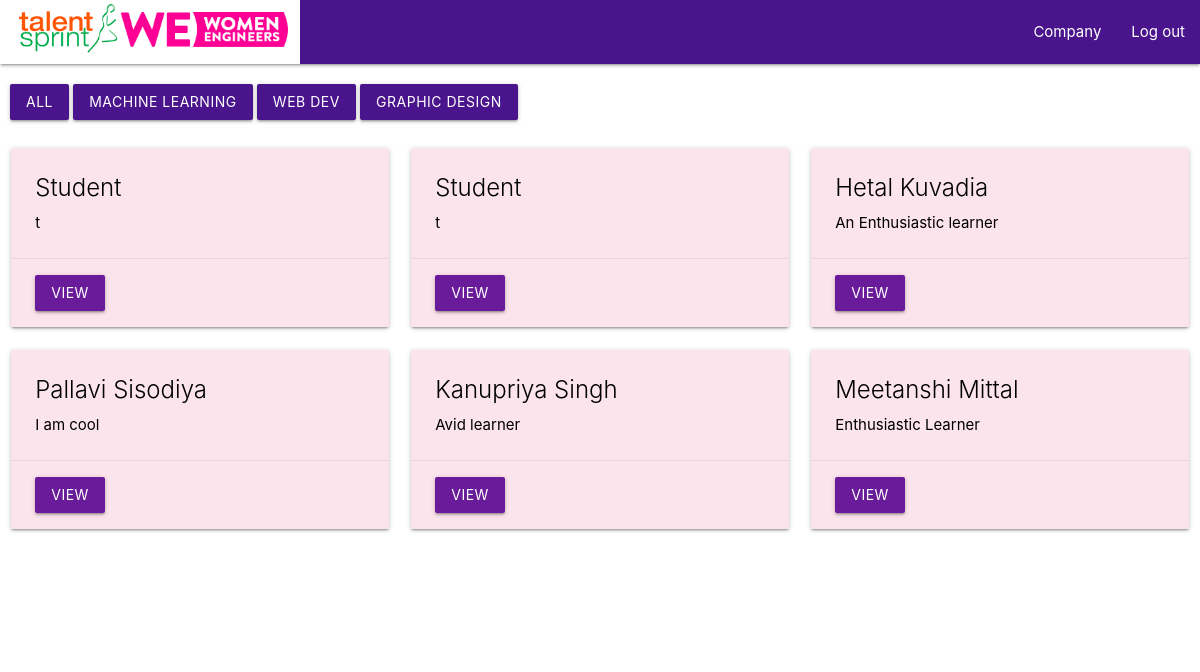
/company_dashboard/ (signed in), run on the app's committed database.
### we_app/models.py (models this page shows)
class Student_profile(models.Model):
    full_name = models.CharField(max_length = 100,default = 'Student')
    email_id = models.CharField(max_length = 100,default = 'NA')
    about = models.CharField(max_length = 500)
    qualification = models.CharField(max_length = 50)
    tag_line = models.CharField(max_length = 200, default = qualification)
    resume = models.FileField(null = True, blank = True)
    first_interest = models.CharField(max_length = 50 , default = None)
    second_interest = models.CharField(max_length = 50, default = None)
    third_interest = models.CharField(max_length = 50, default = None)
    fourth_interest = models.CharField(max_length = 50, default = None)
    github_link = models.CharField(max_length = 100,default = None)
    gitlab_link = models.CharField(max_length = 100, default = None)
    linkdIn_link = models.CharField(max_length = 100, default = None)
    Other = models.CharField(max_length = 100, default = None)

### we_app/views.py (the view, shortened to what this page needs)
# urls.py: path('company_dashboard/',views.company_dashboard),
def company_dashboard(request, field = None):
    context = {'username' : request.session['name'], 'student' : []}
    if request.method == 'GET' and field == None:
        if request.session['name'] == "" :
            return redirect(login)
        else :
            context['username'] = request.session['name']
            STUDENTS = fetchStudents(request,'All')
            context['students'] = []
            for student in STUDENTS :
                context['students'].append(student)
            return render(request, 'company_dashboard.html',context)

### we_app/views.py (called while the page is built, shortened)
def fetchStudents(request , field) :
    STUDENTS = []
    students = Student_profile.objects.all()
    for student in students :
        STUDENT = {}
        STUDENT = student.__dict__
        try :
            fs = Faculty_Student.objects.filter(student_name = STUDENT['full_name'])
            FACULTY_STUDENT = fs[0].__dict__
            STUDENT.update(FACULTY_STUDENT)
        except :
            pass
        STUDENTS.append(STUDENT)
    if field == 'All' or field == None:
        return STUDENTS

### we_app/templates/company_dashboard.html (shortened to what this page needs)
{% load staticfiles %}
<!DOCTYPE html>
<html lang="en">
<head>
    <link rel="stylesheet" type="text/css" href="https://cdnjs.cloudflare.com/ajax/libs/materialize/1.0.0/css/materialize.min.css">
    {% load static %}
</head>
<body>
        <nav>
                <div class="nav-wrapper" style ="background: #4a148c ">
                  <a href="/company_dashboard/" class="brand-logo"> <img  src="{% static 'assets/WE.png' %}"  height="64" width="300"> </a>
                  <ul id="nav-mobile" class="right hide-on-med-and-down">
                      <li><a href="/company_dashboard/">{{ username }}</a></li>
                      <li><form action = 'Post'> {% csrf_token %} <a href="/logout/">Log out</a></form></li>
                  </ul>
                </div>
        </nav>
        <div class = "row" style=" margin-left : 10px; margin-top:20px;">
                <a class=" purple darken-4 btn" href="all" id="all">All</a>
                <a class="purple darken-4 btn" href="ML" id="ML">Machine Learning</a>
                <a class=" purple darken-4 btn" href="WD" id="WD">Web Dev</a>
                <a class=" purple darken-4 btn" href="GD" id="GD">Graphic Design</a>
    </div>
        {% for student in students %}
                <div class = "row">
                    <div class=" col s4"  data-toggle="modal" >
                        <div class="card pink lighten-5 black-text" >
                            <div class="card-content black-text" >
                            <span class="card-title">{{student.full_name}}</span>
                            {{student.tag_line}}
                        </div>
                            <div class="card-action">
                                <a class=" purple darken-3 btn modal-trigger" href="#{{student.full_name}}">View</a>
                            </div>
                        </div>
                    </div>
        {% endfor %}
    </body>
</html>

### data on the page
Student_profile: full_name "Hetal Kuvadia", tag_line "An Enthusiastic learner"
Student_profile: full_name "Pallavi Sisodiya", tag_line "I am cool"
Student_profile: full_name "Kanupriya Singh", tag_line "Avid learner"
Student_profile: full_name "Meetanshi Mittal", tag_line "Enthusiastic Learner"

### other printed values
{{ username }} "Company"
{{ student.full_name }} "Student" "Student"
{{ student.tag_line }} "t" "t"
